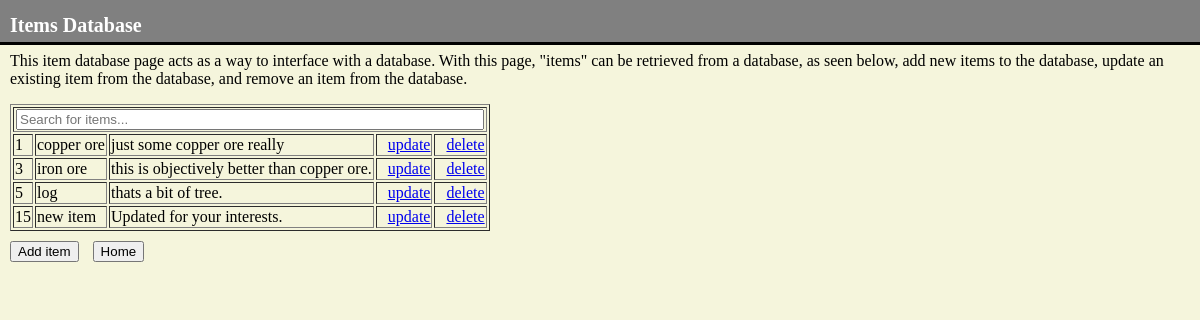
The app's page /items/ with its own data.
### items/models.py (models this page shows)
class Items(models.Model):
  itemname = models.CharField(max_length=255)
  itemdesc = models.CharField(max_length=255)

### items/views.py (the view)
# urls.py: path('', views.index, name='index'),
def index (request) :
    items = Items.objects.all().values()
    template = loader.get_template('index.html')
    context = {
        'items' : items,
    }
    return HttpResponse(template.render(context, request))

### items/templates/index.html (shortened to what this page needs)
<!DOCTYPE html>
{% load static %}
<HTML>
    <head>
        <link rel="stylesheet" href="{% static 'items/index.css' %}">
    </head>
<body>
<div class = "header">
    <h1>Items Database</h1>
</div>
<br><br>
<p>This item database page acts as a way to interface with a database.
With this page, "items" can be retrieved from a database, as seen below,
add new items to the database, update an existing item from the database,
and remove an item from the database.
</p>
<div id="itemContainer" class="container">
    <table border="1", id="itemsTable">
        <th colspan="5"><input type="text" id="itemInput" placeholder="Search for items..." onkeyup='searchTable()'></input></th>
        {% for item in items %}
        <tr>
        <td>{{ item.id }}</td>
        <td>{{ item.itemname }}</td>
        <td>{{ item.itemdesc }}</td>
        <td><a href="update/{{ item.id }}">update</a></td>
        <td><a href="delete/{{ item.id }}">delete</a></td>
        </tr>
        {% endfor %}
        </table>
</div>
<div id="buttonContainer" class="buttonContainer">
    <a href="add/"><button>Add item</button></a>
    <a href="/"><button>Home</button></a>
</div>
</body>
</HTML>

### items/static/items/index.css (style rules this page uses)
.header { margin-left:0%; text-align: justify; height: 40px; padding: 1em; background: gray; padding-left:10px; padding-bottom: 1px; padding-top: 1px; border-color:black; border-bottom-style: solid; position: fixed; width: 100%; color:white; }
body { margin:0; background-color:beige; }
h1 { font-size: 20px; }
p { margin-left:10px; }
a { margin-left:10px; }
.container { margin-left:10px; }
th input { width:calc(100% - 10px); }
.buttonContainer { padding-top:10px; }

### records on screen
Items: id "1", itemname "copper ore", itemdesc "just some copper ore really"
Items: id "3", itemname "iron ore", itemdesc "this is objectively better than copper ore."
Items: id "5", itemname "log", itemdesc "thats a bit of tree."
Items: id "15", itemname "new item", itemdesc "Updated for your interests."
